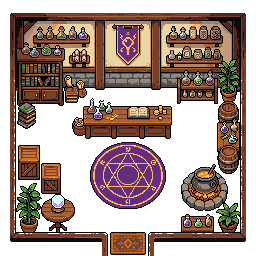
#> input picture art/interior_src/potion_shop_generated.png, 256 x 256 px, found by its file name
$ python gen_potion_interior.py
#> lines starting #> are read from the running program, lines starting #| are printed output that depends on the picture
"""Builds art/interior_potion_shop.png: Rex's generated potion shop room
(art/interior_src/potion_shop_generated.png, 256x256, floor left transparent) with the wooden
floorboards of the old potion shop (art/interior_src/potion_shop_old.png) laid under it.

- The floor is rebuilt plank by plank: whole planks are cut out of clean parts of the old floor
  and laid end to end in new rows, so there are no repeating seams.
- A soft shadow is added under the back wall and along the side walls, like the old room.
- A few pixels of the wall trim came out transparent in the generated picture; they are filled
  with the wall colour around them.

Also writes art/interior_potion_counter.png: just the counter, drawn in front of the shopkeeper.

Run from the repo root:  python3 tools/gen_potion_interior.py
"""
import random
from collections import Counter
from PIL import Image

GEN = "art/interior_src/potion_shop_generated.png"
OLD = "art/interior_src/potion_shop_old.png"
OUT = "art/interior_potion_shop.png"
# the counter on its own (floor left see-through), drawn over Mirelle so it hides her feet
COUNTER_OUT = "art/interior_potion_counter.png"
COUNTER = (82, 98, 172, 140)

# the room in the generated picture (art px)
FLOOR = (16, 14, 239, 231)          # inner floor rectangle, inclusive
DOOR = (108, 232, 147, 255)         # the doorway gap between the door posts (around the mat)
FRAME = (10, 13, 245, 255)          # outer edge of the walls
POSTS = (102, 153)                  # below the bottom wall only the door posts belong to the room
BOTTOM_WALL_END = 244

# the old floor: plank rows are 16 px tall, the dark line between rows at y = 95, 111, ...
OLD_BAND0 = 80
BAND = 16
OLD_BANDS = 6                       # rows 80..175 are clear of the counter and rug
OLD_X = (48, 400)                   # away from the darker edges by the walls
OLD_BLOCKED = [(24, 104, 126, 156), (346, 28, 430, 130)]   # fire pit + logs, potion cabinet


def _lum(c):
    return c[0] + c[1] + c[2]


def planks(old, band0=OLD_BAND0, bands=OLD_BANDS, xr=OLD_X, blocked=OLD_BLOCKED):
    """Whole planks (a joint line on the left, then the board) cut from the old floor."""
    px = old.load()
    out = []
    for b in range(bands):
        y0 = band0 + b * BAND
        mid = range(y0 + 2, y0 + BAND - 2)
        col = [sum(_lum(px[x, y]) for y in mid) / len(mid) for x in range(old.width)]
        joints = [x for x in range(xr[0], xr[1])
                  if col[x] < 0.8 * min(col[x - 2], col[x + 2])]
        for a, z in zip(joints, joints[1:]):
            if z - a < 12:
                continue
            if any(not (z <= bx0 or a >= bx1 or y0 + BAND <= by0 or y0 >= by1)
                   for bx0, by0, bx1, by1 in blocked):
                continue
            out.append(old.crop((a, y0, z, y0 + BAND)))
    return out


def floor_layer(w, h, top, pieces, seed=7, x0=FLOOR[0], x1=FLOOR[2]):
    rnd = random.Random(seed)
    floor = Image.new("RGBA", (w, h))
    y = top
    last = None
    while y < h:
        x = x0 - rnd.randrange(0, 40)
        while x <= x1 + 1:
            p = rnd.choice(pieces)
            while p is last and len(pieces) > 1:
                p = rnd.choice(pieces)
            floor.alpha_composite(p, (x, y)) if x >= 0 else floor.alpha_composite(p.crop((-x, 0, p.width, p.height)), (0, y))
            x += p.width
            last = p
        y += BAND
    return floor


def shade(floor, wall_bottom, x0=FLOOR[0], x1=FLOOR[2]):
    """Darker near the walls, like the old room: a shadow under the back wall and a soft
    edge along the side walls."""
    px = floor.load()
    for y in range(floor.height):
        for x in range(floor.width):
            r, g, b, a = px[x, y]
            if a == 0:
                continue
            k = 1.0
            d_top = y - wall_bottom
            if d_top < 12:
                k *= 0.55 + 0.45 * max(0, d_top) / 12
            d_side = min(x - x0, x1 - x)
            if d_side < 10:
                k *= 0.6 + 0.4 * d_side / 10
            px[x, y] = (int(r * k), int(g * k), int(b * k), a)


def fill_holes(img, holes):
    """Fills each hole pixel with the most common colour of its solid neighbours."""
    px = img.load()
    todo = set(holes)
    while todo:
        done = {}
        for (x, y) in todo:
            n = Counter()
            for dx, dy in ((1, 0), (-1, 0), (0, 1), (0, -1), (1, 1), (-1, -1), (1, -1), (-1, 1)):
                q = (x + dx, y + dy)
                if q not in todo and 0 <= q[0] < img.width and 0 <= q[1] < img.height and px[q][3] == 255:
                    n[px[q]] += 1
            if n:
                done[(x, y)] = n.most_common(1)[0][0]
        if not done:
            break
        for q, c in done.items():
            px[q] = c
        todo -= set(done)


def main():
    gen = Image.open(GEN).convert("RGBA")
#> gen is the input picture: PIL image 256x256 RGBA; mean R, G, B, A 64.7, 44.7, 37.1, 150.4
    gen.crop(COUNTER).save(COUNTER_OUT)
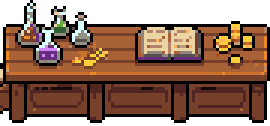
#> saved as interior_potion_counter.png: PIL image 90x42 RGBA (shown 3 times larger); mean R, G, B, A 86.9, 55.2, 37.8, 193.3; transparent parts drawn white
    old = Image.open(OLD).convert("RGBA")
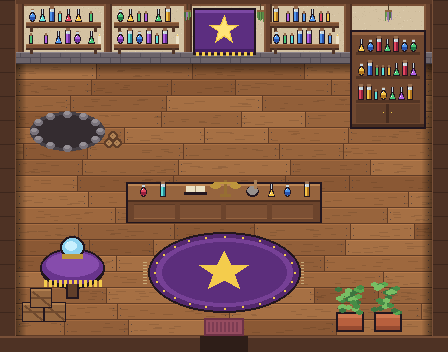
#> input picture art/interior_src/potion_shop_old.png, 448 x 352 px, found by its file name
#> old is the input picture: PIL image 448x352 RGBA; mean R, G, B, A 128.4, 88.5, 67.2, 255
    gp = gen.load()

    floor_px, holes = set(), set()
    for y in range(FRAME[1], FRAME[3] + 1):
        for x in range(FRAME[0], FRAME[2] + 1):
            if gp[x, y][3] != 0:
                continue
            in_floor = FLOOR[0] <= x <= FLOOR[2] and FLOOR[1] <= y <= FLOOR[3]
            in_door = DOOR[0] <= x <= DOOR[2] and DOOR[1] <= y <= DOOR[3]
            if in_floor or in_door:
                floor_px.add((x, y))
            elif y <= BOTTOM_WALL_END or POSTS[0] <= x <= POSTS[1]:
                holes.add((x, y))
    fill_holes(gen, holes)

    # where the back wall ends: the first row that is mostly floor under the banner
    wall_bottom = min(y for y in range(FLOOR[1], FLOOR[3])
                      if sum((x, y) in floor_px for x in range(90, 170)) > 60)
    floor = floor_layer(gen.width, gen.height, wall_bottom, planks(old))
#> the loop in planks, `for b in range(bands):` made 6 passes
#> joints on passes 1 to 6: [91, 171, 235, 331, 350, 351, 358, 363, 366, 371], [70, 166, 262, 350, 351], [161, 241, 305, 350, 351, 387], [124, 204, 268, 348], [87, 183, 279, 343], [82, 178, 290, 370]
#> after the loop in planks, `for b in range(bands):`: out = 12 items
#> in floor_layer, `floor = Image.new("RGBA", (w, h))`: floor: PIL image 256x256 RGBA; every value is 0
#> the loop in floor_layer, `while y < h:` made 11 passes
#> after the loop in floor_layer, `while y < h:`:
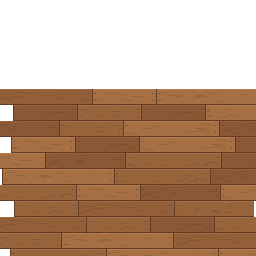
#> floor: PIL image 256x256 RGBA; mean R, G, B, A 95.5, 62.8, 37.9, 163.5; transparent parts drawn white
#> after the loop in floor_layer, `while y < h:`:
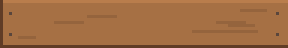
#> p: PIL image 96x16 RGBA (shown 3 times larger); mean R, G, B, A 161.1, 108.3, 66, 255
#> after the loop in floor_layer, `while y < h:`: y = 265
    shade(floor, wall_bottom)
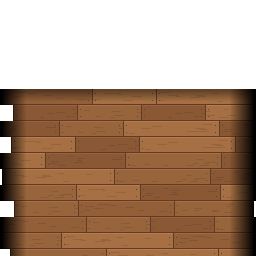
#> floor: PIL image 256x256 RGBA; mean R, G, B, A 84.7, 55.7, 33.5, 163.5; transparent parts drawn white
    fp = floor.load()
    out = gen.copy()
    op = out.load()
    for q in floor_px:
        op[q] = fp[q]
    out.save(OUT)
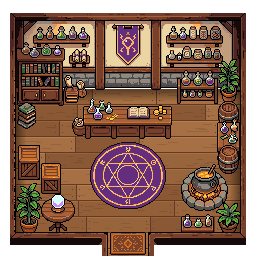
#> saved as interior_potion_shop.png: PIL image 256x256 RGBA; mean R, G, B, A 99.8, 67.7, 50.9, 215; transparent parts drawn white
    print(f"{OUT}: {out.size}, floor from y {wall_bottom}, {len(holes)} wall pixels filled")
#| art/interior_potion_shop.png: (256, 256), floor from y 89, 788 wall pixels filled


if __name__ == "__main__":
    main()
